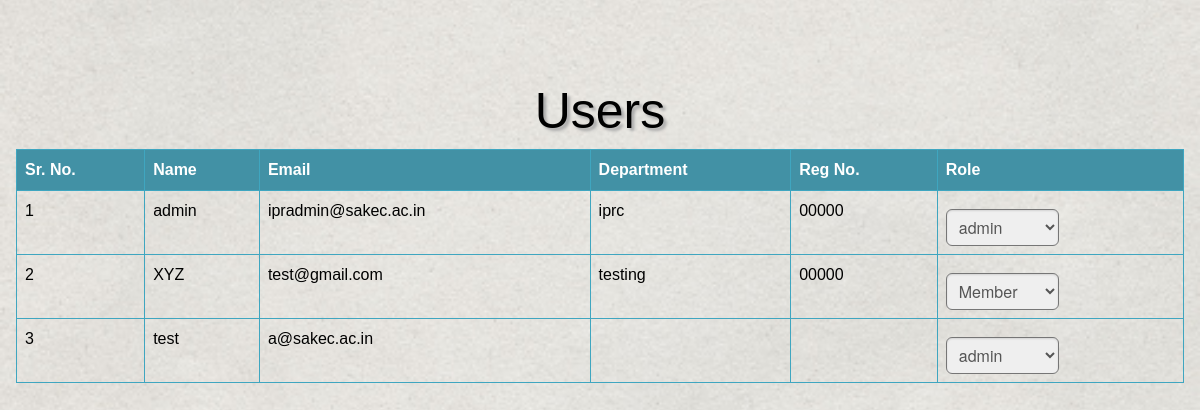
Page /roles.php on the earlier database version.
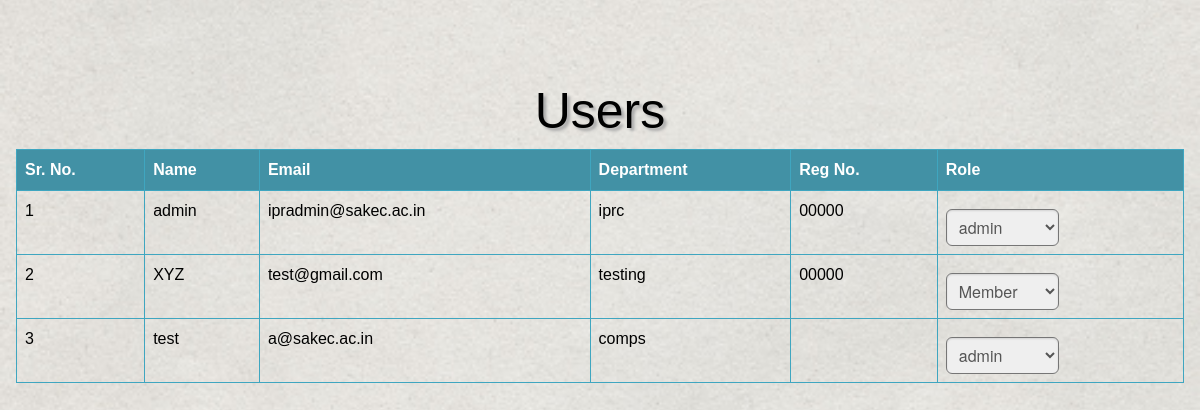
Same page on the later database version.
### tables this page shows
CREATE TABLE `ipr_users` (
  `id` int(11) NOT NULL,
  `name` varchar(50) NOT NULL,
  `email_id` varchar(100) NOT NULL,
  `password` varchar(100) NOT NULL,
  `department` varchar(50) NOT NULL,
  `role` int(11) NOT NULL,
  `reg_no` varchar(50) NOT NULL
);

CREATE TABLE `ipr_role` (
  `id` int(11) NOT NULL,
  `role` varchar(100) NOT NULL
);

### roles.php (the view, shortened to what this page needs)
<?php
require_once 'requirements.php'
?>
<!DOCTYPE html>
<html lang="en">
<head>
  <link href="https://cdnjs.cloudflare.com/ajax/libs/font-awesome/5.15.1/css/all.min.css" rel="stylesheet" />
  <link rel="stylesheet" href="https://cdnjs.cloudflare.com/ajax/libs/bootstrap/5.0.1/css/bootstrap.min.css" />
  <link rel="stylesheet" href="css/query.css?v=<?php echo time(); ?>">
</head>
<body>
    <div class="text-center content">
        <h2>Users</h2>
        <div class="table">
          <table class="table table-bordered">
            <thead>
              <tr>
                <th scope="col">Sr. No.</th>
                <th scope="col">Name</th>
                <th scope="col">Email</th>
                <th scope="col">Department</th>
                <th scope="col">Reg No.</th>
                <th scope="col">Role</th>
              </tr>
            </thead>
            <tbody>
            <?php
          $sql = "SELECT * FROM `ipr_users`";
          $query = mysqli_query($conn, $sql);
          if (mysqli_num_rows($query) > 0) {
            $i=1;
            while ($row = mysqli_fetch_assoc($query)) {
          ?>
                <tr>
                    <td><?php echo $i++; ?></td>
                    <td><?php echo $row['name']; ?></td>
                    <td><?php echo $row['email_id']; ?></td>
                    <td><?php echo $row['department']; ?></td>
                    <td><?php echo $row['reg_no']; ?></td>
                    <td><select>
                      <?php
                        $role_sql = "SELECT * FROM `ipr_role` WHERE `id`=".$row['role'];
                        $role_query = mysqli_query($conn, $role_sql);
                        $role_row = mysqli_fetch_assoc($role_query);
                      ?>
                        <option value="none" selected disabled hidden><?php echo $role_row['role']; ?></option>
                    </select></td>
                  </tr>
                  <?php }
                  } ?>
                </tbody>
            </table>
          </div>
</body>
</html>

Differences in the rows shown:
changed ipr_users "test": department (not shown) → "comps"
